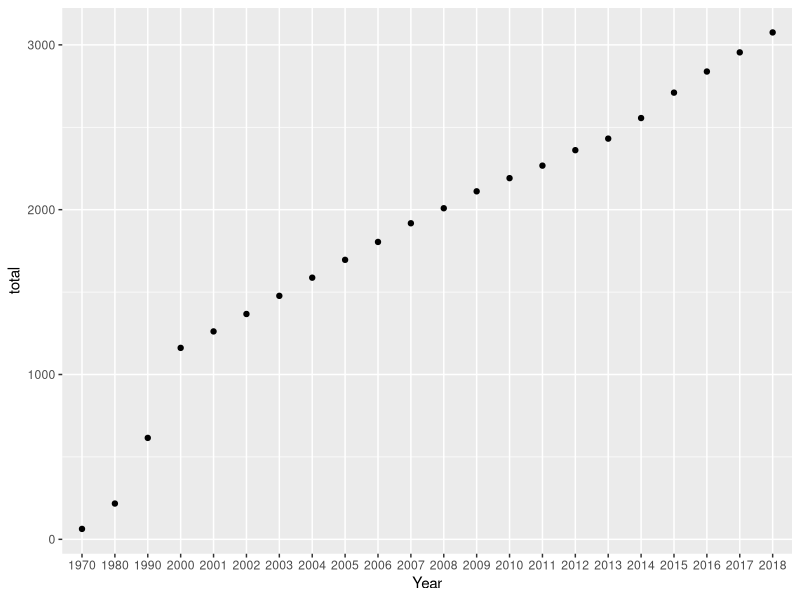

This figure's R source:
#library imports
library(tidyverse)
library(tidyr)
library(dplyr)
library(readr)
library(ggplot2)

slide5_data <- read_csv("Table 06 Personal Health Care Expenditures.csv")
#takes the second row and makes it the column headers as characters
names(slide5_data) <- lapply(slide5_data[2, ], as.character)

#removes the following lines
slide5_data <- slide5_data[-1:-3,]

#removes the 3 empty columns
slide5_data <- slide5_data[,-10:-12]

#remove rows at the end
slide5_data <- slide5_data[-23:-113,]

#rename all of the column headers to be one word
slide5_data <- rename(slide5_data, total = "Total1")
slide5_data <- rename(slide5_data, outOfPocket = "Out of Pocket")
slide5_data <- rename(slide5_data, healthInsurance = "Health Insurance2")
slide5_data <- rename(slide5_data, privateHealthInsurance = "Private Health Insurance")
slide5_data <- rename(slide5_data, medicare = "Medicare")
slide5_data <- rename(slide5_data, medicaid = "Medicaid")
slide5_data <- rename(slide5_data, otherHealthInsurancePrograms = "Other Health Insurance Programs3")
slide5_data <- rename(slide5_data, otherThirdPartyPayers = "Other Third Party Payers4")

#removes all of the "$"
slide5_data$total <- gsub("$", "", slide5_data$total, fixed = TRUE)
slide5_data$outOfPocket <- gsub("$", "", slide5_data$outOfPocket, fixed = TRUE)
slide5_data$healthInsurance <- gsub("$", "", slide5_data$healthInsurance, fixed = TRUE)
slide5_data$privateHealthInsurance <- gsub("$", "", slide5_data$privateHealthInsurance, fixed = TRUE)
slide5_data$medicare <- gsub("$", "", slide5_data$medicare, fixed = TRUE)
slide5_data$medicaid <- gsub("$", "", slide5_data$medicaid, fixed = TRUE)
slide5_data$otherHealthInsurancePrograms <- gsub("$", "", slide5_data$otherHealthInsurancePrograms, fixed = TRUE)
slide5_data$otherThirdPartyPayers <- gsub("$", "", slide5_data$otherThirdPartyPayers, fixed = TRUE)

#removes all of the ","
slide5_data$total <- gsub(",", "", slide5_data$total, fixed = TRUE)
slide5_data$outOfPocket <- gsub(",", "", slide5_data$outOfPocket, fixed = TRUE)
slide5_data$healthInsurance <- gsub(",", "", slide5_data$healthInsurance, fixed = TRUE)
slide5_data$privateHealthInsurance <- gsub(",", "", slide5_data$privateHealthInsurance, fixed = TRUE)
slide5_data$medicare <- gsub(",", "", slide5_data$medicare, fixed = TRUE)
slide5_data$medicaid <- gsub(",", "", slide5_data$medicaid, fixed = TRUE)
slide5_data$otherHealthInsurancePrograms <- gsub(",", "", slide5_data$otherHealthInsurancePrograms, fixed = TRUE)
slide5_data$otherThirdPartyPayers <- gsub(",", "", slide5_data$otherThirdPartyPayers, fixed = TRUE)

#make all of the columns numeric
slide5_data <- mutate(slide5_data, total = as.numeric(total))
slide5_data <- mutate(slide5_data, outOfPocket = as.numeric(outOfPocket))
slide5_data <- mutate(slide5_data, healthInsurance = as.numeric(healthInsurance))
slide5_data <- mutate(slide5_data, privateHealthInsurance = as.numeric(privateHealthInsurance))
slide5_data <- mutate(slide5_data, medicare = as.numeric(medicare))
slide5_data <- mutate(slide5_data, medicaid = as.numeric(medicaid))
slide5_data <- mutate(slide5_data, otherHealthInsurancePrograms = as.numeric(otherHealthInsurancePrograms))
slide5_data <- mutate(slide5_data, otherThirdPartyPayers = as.numeric(otherThirdPartyPayers))

#graph
ggplot(slide5_data, aes(Year, total)) +
   geom_point()

# tidy_slide5 <- gather(slide5[1:9])
#                     key = "year",
#                     value = "USD",
#                     2:25) %>%
#    rename(State = "Region/state of residence") %>%
#    filter(!is.na(USD)) %>%
#    mutate(Year = as.numeric(year)) %>%
#    select(-(year))
 
# 
# 
# tidy_slide3 <- tidy_slide3 %>%
#   mutate(dollars = as.numeric(USD)) %>%
#   select(-(USD))
# 
# US <- tidy_slide3 %>%
#   filter(State == "United States")
# 
# ggplot(US, aes(Year, dollars)) +
#   geom_line()
# 
# regions <- tidy_slide3 %>%
#   filter(State == "New England" | State == "Mideast" | State == "Great Lakes" |
#            State == "Plains" | State == "Southeast" | State == "Southwest" | 
#            State == "Rocky Mountains" | State == "Far West")
# 
# ggplot(regions, aes(Year, dollars, color = State)) +
#   geom_line()
# 
# states <- tidy_slide3 %>%
#   filter(State == "New York" | State == "Illinois" | State == "Virginia")
# 
# ggplot(states, aes(Year, dollars, color = State)) +
#   geom_line()